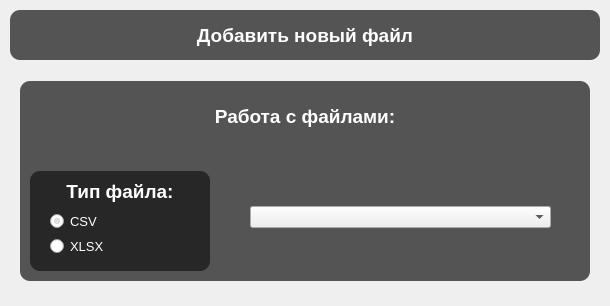
      <widget class="QWidget" name="files">
       <attribute name="title">
        <string>Работа с файлами</string>
       </attribute>
       <layout class="QHBoxLayout" name="horizontalLayout_3">
        <property name="spacing">
         <number>0</number>
        </property>
        <property name="leftMargin">
         <number>0</number>
        </property>
        <property name="topMargin">
         <number>0</number>
        </property>
        <property name="rightMargin">
         <number>0</number>
        </property>
        <property name="bottomMargin">
         <number>0</number>
        </property>
        <item>
         <widget class="QStackedWidget" name="background_2">
          <property name="autoFillBackground">
           <bool>false</bool>
          </property>
          <property name="styleSheet">
           <string notr="true">QStackedWidget{background-image: url('C:/Users/sasak/PycharmProjects/10_class_predprof/weather-photos/background/cloudy.png'); background-repeat: no-repeat; background-position: bottom; border-radius: 10%; background-width:700}</string>
          </property>
          <widget class="QWidget" name="stackedWidgetPage1_2">
           <layout class="QVBoxLayout" name="verticalLayout_3">
            <property name="sizeConstraint">
             <enum>QLayout::SetDefaultConstraint</enum>
            </property>
            <property name="leftMargin">
             <number>10</number>
            </property>
            <property name="topMargin">
             <number>10</number>
            </property>
            <property name="rightMargin">
             <number>10</number>
            </property>
            <property name="bottomMargin">
             <number>10</number>
            </property>
            <item>
             <widget class="QPushButton" name="browse">
              <property name="minimumSize">
               <size>
                <width>200</width>
                <height>50</height>
               </size>
              </property>
              <property name="maximumSize">
               <size>
                <width>160000</width>
                <height>50</height>
               </size>
              </property>
              <property name="font">
               <font>
                <pointsize>14</pointsize>
                <weight>75</weight>
                <bold>true</bold>
               </font>
              </property>
              <property name="styleSheet">
               <string notr="true">QPushButton{ background-color: rgba(20, 20, 20, 180); border-radius: 10%;color: white }</string>
              </property>
              <property name="text">
               <string>Добавить новый файл</string>
              </property>
             </widget>
            </item>
            <item alignment="Qt::AlignHCenter|Qt::AlignVCenter">
             <widget class="QGroupBox" name="groupBox_3">
              <property name="minimumSize">
               <size>
                <width>590</width>
                <height>230</height>
               </size>
              </property>
              <property name="maximumSize">
               <size>
                <width>590</width>
                <height>230</height>
               </size>
              </property>
              <property name="font">
               <font>
                <kerning>true</kerning>
               </font>
              </property>
              <property name="autoFillBackground">
               <bool>false</bool>
              </property>
              <property name="styleSheet">
               <string notr="true">QGroupBox{border:r}</string>
              </property>
              <property name="title">
               <string/>
              </property>
              <widget class="QListWidget" name="listWidget">
               <property name="geometry">
                <rect>
                 <x>10</x>
                 <y>15</y>
                 <width>570</width>
                 <height>200</height>
                </rect>
               </property>
               <property name="minimumSize">
                <size>
                 <width>570</width>
                 <height>200</height>
                </size>
               </property>
               <property name="maximumSize">
                <size>
                 <width>570</width>
                 <height>200</height>
                </size>
               </property>
               <property name="styleSheet">
                <string notr="true">QListWidget{ background-color: rgba(20, 20, 20, 180); border-radius: 10%;}</string>
               </property>
              </widget>
              <widget class="QLabel" name="label_2">
               <property name="enabled">
                <bool>false</bool>
               </property>
               <property name="geometry">
                <rect>
                 <x>10</x>
                 <y>30</y>
                 <width>570</width>
                 <height>40</height>
                </rect>
               </property>
               <property name="minimumSize">
                <size>
                 <width>570</width>
                 <height>40</height>
                </size>
               </property>
               <property name="maximumSize">
                <size>
                 <width>570</width>
                 <height>40</height>
                </size>
               </property>
               <property name="font">
                <font>
                 <pointsize>14</pointsize>
                 <weight>75</weight>
                 <bold>true</bold>
                </font>
               </property>
               <property name="styleSheet">
                <string notr="true">QLabel{ background-color: rgba(20, 20, 20, 0); border-radius: 10%;color: white }</string>
               </property>
               <property name="text">
                <string>Работа с файлами:</string>
               </property>
               <property name="alignment">
                <set>Qt::AlignCenter</set>
               </property>
              </widget>
              <widget class="QGroupBox" name="groupBox_5">
               <property name="geometry">
                <rect>
                 <x>10</x>
                 <y>80</y>
                 <width>200</width>
                 <height>140</height>
                </rect>
               </property>
               <property name="minimumSize">
                <size>
                 <width>200</width>
                 <height>140</height>
                </size>
               </property>
               <property name="maximumSize">
                <size>
                 <width>200</width>
                 <height>140</height>
                </size>
               </property>
               <property name="font">
                <font>
                 <kerning>true</kerning>
                </font>
               </property>
               <property name="autoFillBackground">
                <bool>false</bool>
               </property>
               <property name="styleSheet">
                <string notr="true">QGroupBox{border:r}</string>
               </property>
               <property name="title">
                <string/>
               </property>
               <widget class="QListWidget" name="listWidget_3">
                <property name="geometry">
                 <rect>
                  <x>10</x>
                  <y>25</y>
                  <width>180</width>
                  <height>100</height>
                 </rect>
                </property>
                <property name="minimumSize">
                 <size>
                  <width>180</width>
                  <height>100</height>
                 </size>
                </property>
                <property name="maximumSize">
                 <size>
                  <width>180</width>
                  <height>100</height>
                 </size>
                </property>
                <property name="styleSheet">
                 <string notr="true">QListWidget{ background-color: rgba(20, 20, 20, 180); border-radius: 10%;}</string>
                </property>
               </widget>
               <widget class="QLabel" name="label_3">
                <property name="enabled">
                 <bool>false</bool>
                </property>
                <property name="geometry">
                 <rect>
                  <x>10</x>
                  <y>25</y>
                  <width>180</width>
                  <height>40</height>
                 </rect>
                </property>
                <property name="minimumSize">
                 <size>
                  <width>180</width>
                  <height>40</height>
                 </size>
                </property>
                <property name="maximumSize">
                 <size>
                  <width>380</width>
                  <height>40</height>
                 </size>
                </property>
                <property name="font">
                 <font>
                  <pointsize>14</pointsize>
                  <weight>75</weight>
                  <bold>true</bold>
                 </font>
                </property>
                <property name="styleSheet">
                 <string notr="true">QLabel{ background-color: rgba(20, 20, 20, 0); border-radius: 10%;color: white }</string>
                </property>
                <property name="text">
                 <string>Тип файла:</string>
                </property>
                <property name="alignment">
                 <set>Qt::AlignCenter</set>
                </property>
               </widget>
               <widget class="QRadioButton" name="XLSX_type">
                <property name="geometry">
                 <rect>
                  <x>30</x>
                  <y>90</y>
                  <width>100</width>
                  <height>21</height>
                 </rect>
                </property>
                <property name="font">
                 <font>
                  <pointsize>10</pointsize>
                 </font>
                </property>
                <property name="styleSheet">
                 <string notr="true">color:white</string>
                </property>
                <property name="text">
                 <string>XLSX</string>
                </property>
               </widget>
               <widget class="QRadioButton" name="CSV_type">
                <property name="geometry">
                 <rect>
                  <x>30</x>
                  <y>65</y>
                  <width>100</width>
                  <height>21</height>
                 </rect>
                </property>
                <property name="font">
                 <font>
                  <pointsize>10</pointsize>
                 </font>
                </property>
                <property name="styleSheet">
                 <string notr="true">color:white</string>
                </property>
                <property name="text">
                 <string>CSV</string>
                </property>
                <property name="checked">
                 <bool>true</bool>
                </property>
               </widget>
              </widget>
              <widget class="QComboBox" name="view_files">
               <property name="geometry">
                <rect>
                 <x>240</x>
                 <y>140</y>
                 <width>301</width>
                 <height>22</height>
                </rect>
               </property>
               <property name="maxVisibleItems">
                <number>200</number>
               </property>
              </widget>
             </widget>
            </item>
           </layout>
          </widget>
         </widget>
        </item>
       </layout>
      </widget>
